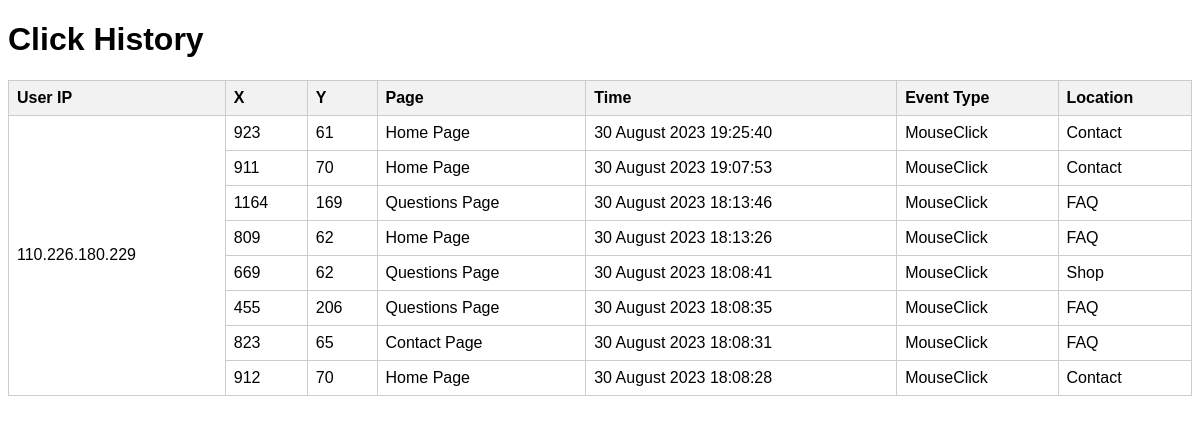
The page /clickinfo/ on the database its author committed.
### App/models.py (models this page shows, shortened)
class Click(models.Model):
    XC = models.IntegerField(null=True,blank=True)
    YC = models.IntegerField(null=True,blank=True)
    pageC = models.CharField(null=True,blank=True,max_length=10000)
    TimeC = models.DateTimeField()
    LocationC = models.CharField(null=True,blank=True,default="None",max_length=100000)
    typeC = models.CharField(null=True,blank=True,max_length=123124214)
    userIPAddress = models.ForeignKey(WebInfo,null=True,blank=True,on_delete=models.CASCADE)

### App/views.py (the view)
# urls.py: path('clickinfo/',views.topclick,name="C"),
def topclick(request):
    unique = WebInfo.objects.values_list('userIPAddress',flat=True).distinct()
    clickhistory = []
    for userip in unique:
        c_for_user = Click.objects.filter(userIPAddress__userIPAddress=userip).order_by('-TimeC')[:10]
        clickhistory.append({'userip':userip,'clickdata':c_for_user})
    context = {'clickhistory':clickhistory}
    return render(request,'click.html',context)

### template/click.html (shortened to what this page needs)
<!DOCTYPE html>
<html lang="en">
<head>
</head>
<body>
    <h1>Click History</h1>
    <table>
        <thead>
            <tr>
                <th>User IP</th>
                <th>X</th>
                <th>Y</th>
                <th>Page</th>
                <th>Time</th>
                <th>Event Type</th>
                <th>Location</th>
            </tr>
        </thead>
        <tbody>
            {% for user in clickhistory %}
            <tr>
                <td rowspan="{{ user.clickdata.count }}">{{ user.userip }}</td>
                {% for entry in user.clickdata %}
                <td>{{ entry.XC }}</td>
                <td>{{ entry.YC }}</td>
                <td>{{ entry.pageC }}</td>
                <td>{{ entry.TimeC|date:"d F Y H:i:s" }}</td>
                <td>{{ entry.typeC }}</td>
                <td>{{ entry.LocationC }}</td>
            </tr>
                {% endfor %}
            {% endfor %}
        </tbody>
    </table>
</body>
</html>

### template/click.html (style rules this page uses)
body { font-family: Arial, sans-serif; }
table { border-collapse: collapse; width: 100%; margin-top: 20px; }
th, td { border: 1px solid #ccc; padding: 8px; text-align: left; }
th { background-color: #f2f2f2; }

### rows shown on the page
Click: XC "923", YC "61", pageC "Home Page", TimeC "30 August 2023 19:25:40", typeC "MouseClick", LocationC "Contact"
Click: XC "911", YC "70", pageC "Home Page", TimeC "30 August 2023 19:07:53", typeC "MouseClick", LocationC "Contact"
Click: XC "1164", YC "169", pageC "Questions Page", TimeC "30 August 2023 18:13:46", typeC "MouseClick", LocationC "FAQ"
Click: XC "809", YC "62", pageC "Home Page", TimeC "30 August 2023 18:13:26", typeC "MouseClick", LocationC "FAQ"
Click: XC "669", YC "62", pageC "Questions Page", TimeC "30 August 2023 18:08:41", typeC "MouseClick", LocationC "Shop"
Click: XC "455", YC "206", pageC "Questions Page", TimeC "30 August 2023 18:08:35", typeC "MouseClick", LocationC "FAQ"
Click: XC "823", YC "65", pageC "Contact Page", TimeC "30 August 2023 18:08:31", typeC "MouseClick", LocationC "FAQ"
Click: XC "912", YC "70", pageC "Home Page", TimeC "30 August 2023 18:08:28", typeC "MouseClick", LocationC "Contact"

### other values the page prints
{{ user.userip }} "110.226.180.229"
